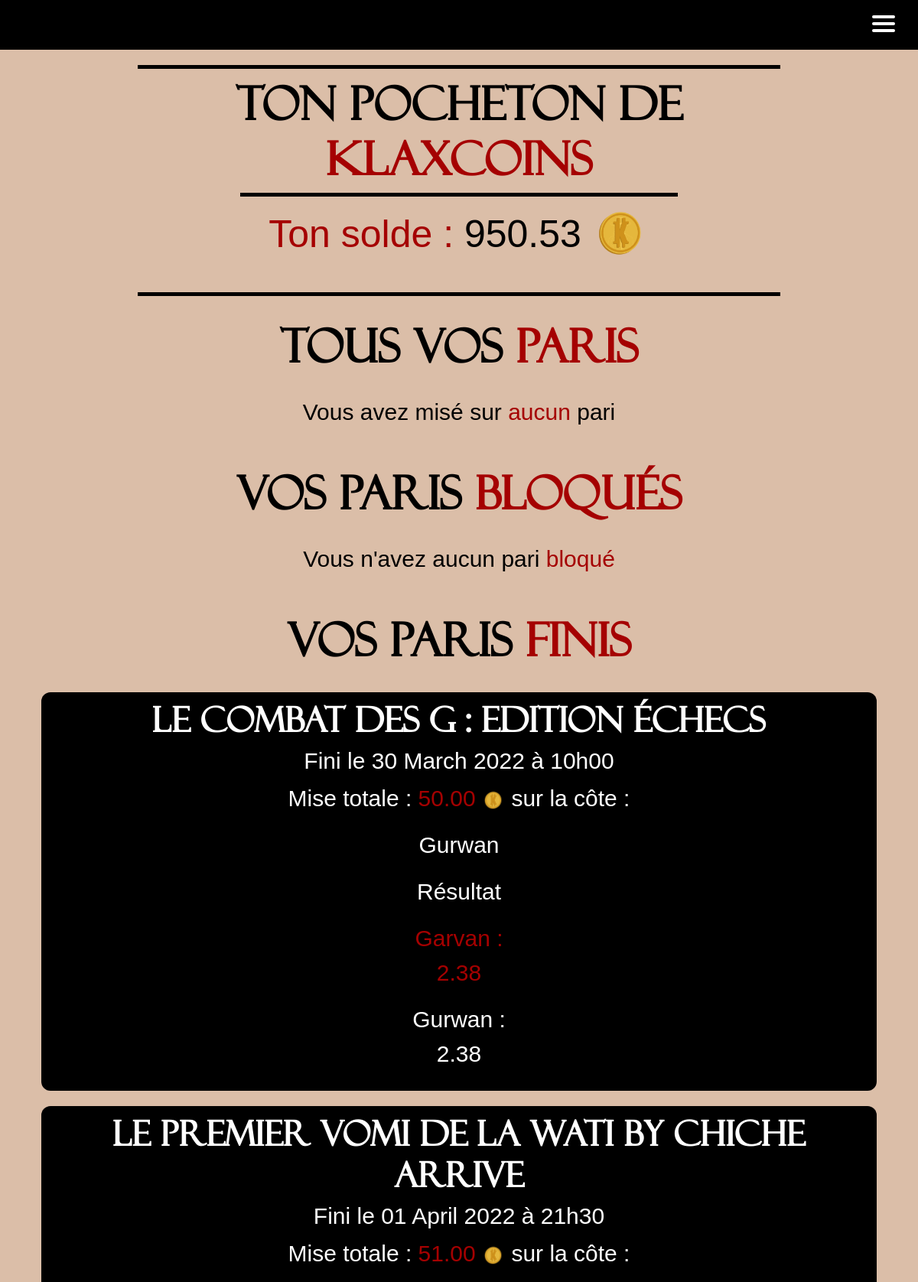
/home_betKlax/myBets/ (signed in, upper part), run on an earlier commit of the app's database.
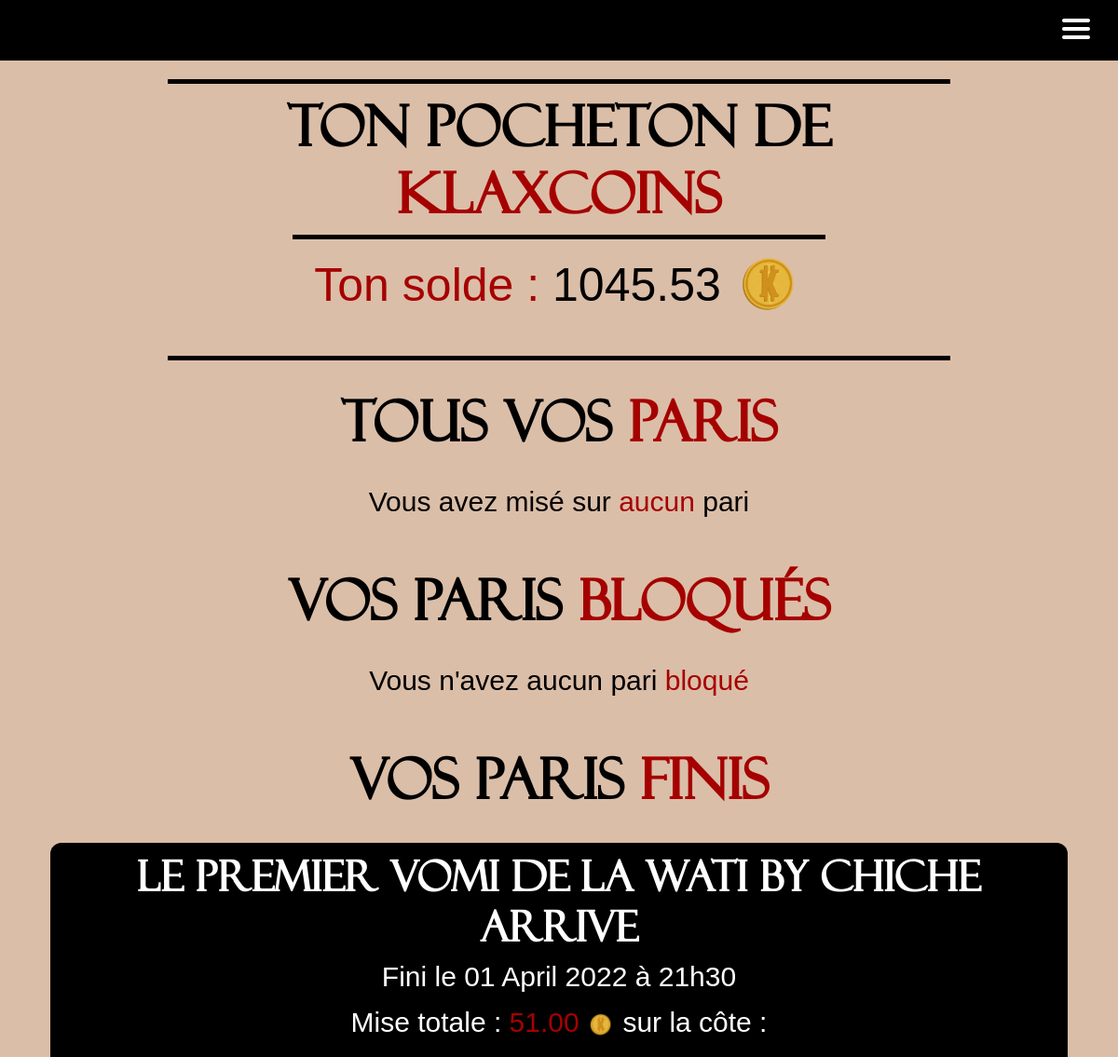
And on a later commit of the database.
### main_app/models.py (models this page shows)
class User(AbstractUser):
    id = models.AutoField(primary_key=True, unique=True)
    first_name = models.CharField(max_length=30)
    last_name = models.CharField(max_length=30)
    username = models.CharField(max_length=20, unique=True)
    email = models.EmailField(unique=True, default="@enssat.fr")
    SECTOR = (
        ('INFO', 'Informatique'),
        ('PHOT', 'Photonique'),
        ('SNUM', 'Systèmes numériques'),
        ('IMR', 'IMR')
    )
    sector = models.CharField(max_length=4, choices=SECTOR, blank=True, help_text='Donne moi ta filière bro')
    created = models.DateTimeField(auto_now_add=True)
    updated = models.DateTimeField(auto_now=True)
    klax_coins = models.DecimalField(max_digits=12, decimal_places=2, default=100.00)
    activate = models.BooleanField(default=False)
    from_list = models.BooleanField(default=False)
    USERNAME_FIELD = 'email'
    REQUIRED_FIELDS = ['username']

class StoreBets(models.Model):
    bet_id = models.ForeignKey('Bets', on_delete=models.CASCADE)
    user_id = models.ForeignKey('User', on_delete=models.CASCADE)
    RESULT = (
        ('W', 'Win'),
        ('L', 'Lose')
    )
    result = models.CharField(max_length=1, choices=RESULT, blank=True, help_text='Which result for the bet')
    gains = models.DecimalField(max_digits=12, decimal_places=2, default=1.00)
    created = models.DateTimeField(auto_now_add=True)
    bet_rate = models.DecimalField(max_digits=4, decimal_places=2, default=1.00)
    blocked_bet = models.BooleanField(default=False)
    closed_bet = models.BooleanField(default=False)
    final_result = models.CharField(max_length=1, choices=RESULT, blank=False)

class Bets(models.Model):
    id = models.AutoField(primary_key=True, unique=True)
    bet_name = models.CharField(max_length=256, unique=True)
    win_rate = models.DecimalField(max_digits=4, decimal_places=2, default=2.00)
    win_vote = models.IntegerField(default=0)
    win_gains = models.DecimalField(max_digits=12, decimal_places=2, default=1.00)
    win_name = models.CharField(max_length=128, null=False, default="Oui")
    lose_rate = models.DecimalField(max_digits=4, decimal_places=2, default=2.00)
    lose_vote = models.IntegerField(default=0)
    lose_gains = models.DecimalField(max_digits=12, decimal_places=2, default=1.00)
    lose_name = models.CharField(max_length=128, null=False, default="Non")
    created = models.DateTimeField(auto_now_add=True)
    ended = models.DateTimeField(help_text='YYYY-MM-DD HH:MM:SS')
    visible = models.BooleanField(default=False)
    closed_bet = models.BooleanField(default=False)
    RESULT = (
        ('W', 'Win'),
        ('L', 'Lose')
    )
    result = models.CharField(max_length=1, choices=RESULT, blank=False)

### main_app/views.py (the view)
# urls.py: path("home_betKlax/myBets/", views.myBets, name="myBets"),
def myBets(request):
    try:
        finalizedBets = StoreBets.objects.filter(user_id_id=request.user.id, blocked_bet=True, closed_bet=False)
    except User.DoesNotExist:
        finalizedBets = None
    try:
        mybets = StoreBets.objects.filter(user_id_id=request.user.id, blocked_bet=False, closed_bet=False)
    except StoreBets.DoesNotExist:
        mybets = None
    try:
        user = User.objects.get(pk=request.user.id)
    except User.DoesNotExist:
        user = None
    try:
        myEndedBets = StoreBets.objects.filter(user_id_id=request.user.id, blocked_bet=True, closed_bet=True)
    except StoreBets.DoesNotExist:
        myEndedBets = None
    if user is not None:
        return render(request, 'bets/myBetKlax.html',
                      {'mybets': mybets, 'finalizedBets': finalizedBets, 'user': user, 'myEndedBets': myEndedBets})

### templates/bets/myBetKlax.html (shortened to what the changed rows need)
{% extends 'main.html' %}
{% block content %}
{% load static %}
{% load bootstrap5 %}
{% bootstrap_css %}
{% include 'nav.html' %}
{% if user %}
    <div class="container-fluid" id="wallet">
        <h1>Ton pocheton de <span>Klaxcoins</span></h1>
          {% if user.klax_coins > 0 %}
              <div>
                  <p><span>Ton solde : </span>{{ user.klax_coins }} <img class="img-fluid" height="75" width="75" src="{% static 'klax_or.png' %}" alt=""/></p>
              </div>
          {% else %}
              <div>
                <p><span>Time to soudoyer</span> car là tu n'as aucun <span id="yellow-span">klaxcoin</span> à parier (tema la bete de phrase)</p>
              </div>
          {% endif %}
    </div>
    <div class="container" id="betklax-pages">
        <h1 style="text-align: center; margin-top:20px">Tous vos <span>paris</span></h1><br>
        <br>
        <h1 style="text-align: center; margin-top:20px"> Vos paris <span>bloqués</span> </h1> <br>
        <br>
        <h1 style="text-align: center; margin-top:20px"> Vos paris <span>finis</span> </h1> <br>
        <div class="container">
            {% if myEndedBets %}
                {% for bet in myEndedBets %}
                    <div class="div-du-bet">
                        <h3>{{ bet.bet_id.bet_name }}</h3>
                        <h5>Fini le {{bet.bet_id.ended | date:"d"}} {{bet.bet_id.ended  | date:"F"}} {{bet.bet_id.ended  | date:"o"}} à {{bet.bet_id.ended | date:"H"}}h{{bet.bet_id.ended | date:"i"}}</h5>
                        <p>Mise totale : <span>{{ bet.gains }} </span> <img class="img-fluid" height="30" width="30" src="{% static 'klax_or.png' %}" alt=""/> sur la côte :</p>
                        {% if bet.result == 'W' %}
                            <p>{{ bet.bet_id.win_name }}</p>
                        {% else %}
                            <p>{{ bet.bet_id.lose_name }}</p>
                        {% endif %}
                        {% if not bet.final_result %}
                            <p>En attente des résultats</p>
                            {% if bet.result == 'W' %}
                                <p>Sur la côte {{ bet.bet_id.win_name }} : <br> <span>{{ bet.bet_rate }}</span> </p>
                            {% else %}
                                <p>Sur la côte {{ bet.bet_id.lose_name }} : <br> <span>{{ bet.bet_rate }}</span> </p>
                            {% endif %}
                        {% else %}
                            <p>Résultat</p>
                            {% if bet.bet_id.result == 'W' %}
                                <p><span>{{ bet.bet_id.win_name }} : <br> {{ bet.bet_rate }}</span> </p>
                                <p>{{ bet.bet_id.lose_name }} : <br> {{ bet.bet_rate }} </p>
                            {% else %}
                                <p>{{ bet.bet_id.win_name }} : <br> {{ bet.bet_id.win_rate }} </p>
                                <p><span>{{ bet.bet_id.lose_name }} : <br> {{ bet.bet_id.lose_rate }}</span> </p>
                            {% endif %}
                        {% endif %}
                    </div>
                {% endfor %}
            {% else %}
                <h5 style="text-align: center;">Vous n'avez aucun bet <span>terminé</span></h5>
            {% endif %}
        </div>
    </div>
{% endif %}
{% endblock %}

What changed in the data, as far as the page shows it:
removed StoreBets: bet_id.bet_name "Le combat des G : Edition échecs", bet_id.ended "30", bet_id.ended "March", bet_id.ended "2022", bet_id.ended "10", bet_id.ended "00", gains "50.00", bet_id.lose_name "Gurwan", bet_id.win_name "Garvan", bet_rate "2.38"
changed User: klax_coins "950.53" → "1045.53"
